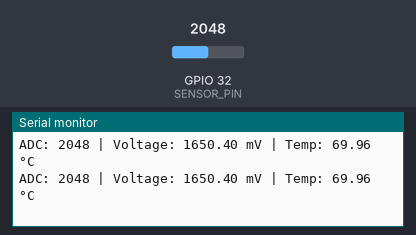
Simulated run of this sketch. Board: ESP32. On the bench: the last lines printed to the serial monitor. Inputs (shaded band) come from the test bench; at power-on: GPIO 32 (SENSOR_PIN) = 2048 (analog values on the 0–4095 scale).

Above: at 1.8 s.
1.9 s: GPIO 32 (SENSOR_PIN) set to 2866
At 2.8 s:
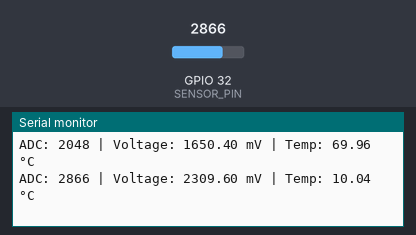
3.4 s: GPIO 32 (SENSOR_PIN) set to 3603
At 4.8 s:
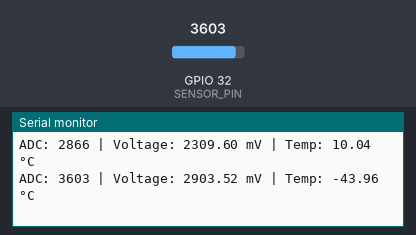
Timing chart, 0 to 6.4 s (numbered marks = the images above; inputs shaded):
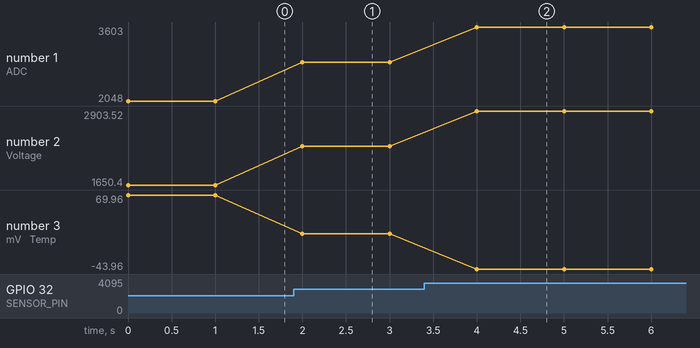

The sketch:

analog_input.ino
```cpp
// ESP32 Analog Input with LMT87 Temperature Sensor

#define SENSOR_PIN 32

void setup() {
  Serial.begin(115200);

  // Basic ADC config
  analogReadResolution(12);
  analogSetPinAttenuation(SENSOR_PIN, ADC_11db);
}

void loop() {
  int adcValue = analogRead(SENSOR_PIN);
  float voltage = adcValue * (3.3 / 4095.0) * 1000.0;
  float temperatureC = (2145.0 - voltage) / 11.0 + 25.0;

  Serial.print("ADC: ");
  Serial.print(adcValue);
  Serial.print(" | Voltage: ");
  Serial.print(voltage);
  Serial.print(" mV | Temp: ");
  Serial.print(temperatureC);
  Serial.println(" °C");

  delay(1000);
}
```

Measured:
- after the input at 1.9 s, the serial monitor: prints a new line after 0.10 s (image 1)
- after the input at 3.4 s, the serial monitor: prints a new line after 0.60 s (image 2)
- plotted number 1: 2048 → 2866 after the input at 1.9 s, 2866 → 3603 after the input at 3.4 s
- plotted number 2: 1650.4 → 2309.6 after the input at 1.9 s, 2309.6 → 2903.52 after the input at 3.4 s
- plotted number 3: 69.96 → 10.04 after the input at 1.9 s, 10.04 → -43.96 after the input at 3.4 s
